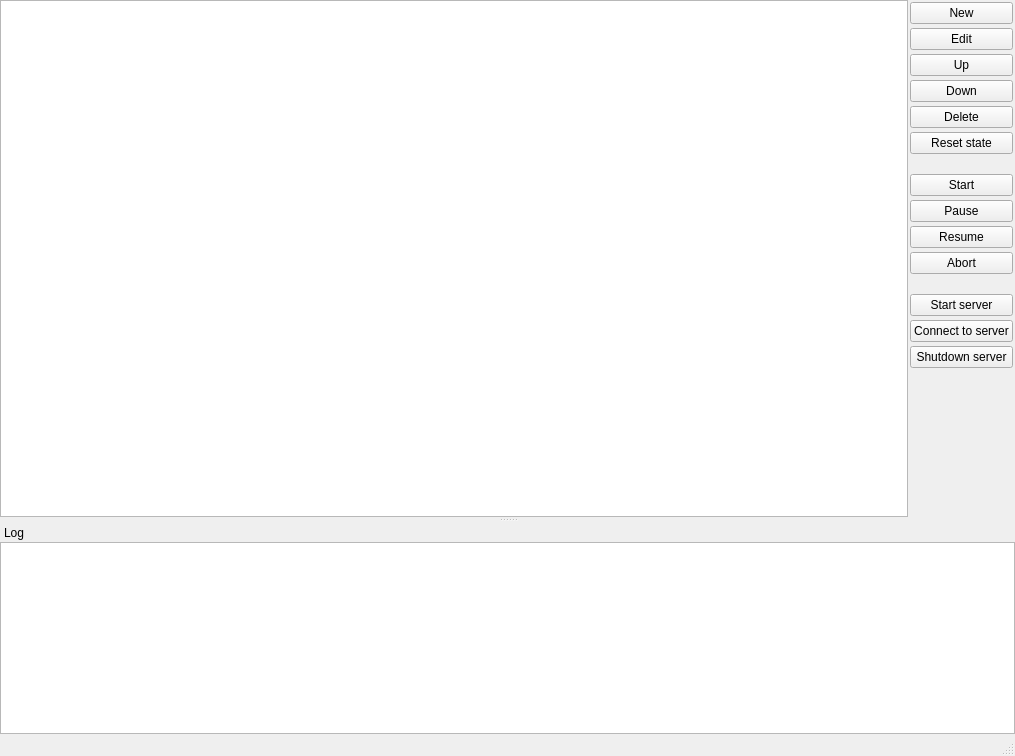
<?xml version="1.0" encoding="UTF-8"?>
<ui version="4.0">
 <class>MainWindow</class>
 <widget class="QMainWindow" name="MainWindow">
  <property name="geometry">
   <rect>
    <x>0</x>
    <y>0</y>
    <width>1015</width>
    <height>756</height>
   </rect>
  </property>
  <property name="windowIcon">
   <iconset resource="../../resources/vsedit-job-server-watcher.qrc">
    <normaloff>:/watcher.ico</normaloff>:/watcher.ico</iconset>
  </property>
  <widget class="QWidget" name="centralWidget">
   <layout class="QHBoxLayout" name="horizontalLayout">
    <property name="spacing">
     <number>2</number>
    </property>
    <property name="leftMargin">
     <number>0</number>
    </property>
    <property name="topMargin">
     <number>0</number>
    </property>
    <property name="rightMargin">
     <number>0</number>
    </property>
    <property name="bottomMargin">
     <number>0</number>
    </property>
    <item>
     <widget class="QTableView" name="jobsTableView">
      <property name="autoScroll">
       <bool>false</bool>
      </property>
      <property name="selectionBehavior">
       <enum>QAbstractItemView::SelectRows</enum>
      </property>
      <property name="verticalScrollMode">
       <enum>QAbstractItemView::ScrollPerPixel</enum>
      </property>
      <property name="horizontalScrollMode">
       <enum>QAbstractItemView::ScrollPerPixel</enum>
      </property>
      <attribute name="horizontalHeaderHighlightSections">
       <bool>false</bool>
      </attribute>
      <attribute name="verticalHeaderVisible">
       <bool>false</bool>
      </attribute>
     </widget>
    </item>
    <item>
     <layout class="QVBoxLayout" name="verticalLayout">
      <property name="spacing">
       <number>4</number>
      </property>
      <property name="leftMargin">
       <number>0</number>
      </property>
      <property name="topMargin">
       <number>2</number>
      </property>
      <property name="rightMargin">
       <number>2</number>
      </property>
      <property name="bottomMargin">
       <number>2</number>
      </property>
      <item>
       <widget class="QPushButton" name="jobNewButton">
        <property name="text">
         <string>New</string>
        </property>
       </widget>
      </item>
      <item>
       <widget class="QPushButton" name="jobEditButton">
        <property name="text">
         <string>Edit</string>
        </property>
       </widget>
      </item>
      <item>
       <widget class="QPushButton" name="jobMoveUpButton">
        <property name="text">
         <string>Up</string>
        </property>
       </widget>
      </item>
      <item>
       <widget class="QPushButton" name="jobMoveDownButton">
        <property name="text">
         <string>Down</string>
        </property>
       </widget>
      </item>
      <item>
       <widget class="QPushButton" name="jobDeleteButton">
        <property name="text">
         <string>Delete</string>
        </property>
       </widget>
      </item>
      <item>
       <widget class="QPushButton" name="jobResetStateButton">
        <property name="text">
         <string>Reset state</string>
        </property>
       </widget>
      </item>
      <item>
       <spacer name="verticalSpacer_2">
        <property name="orientation">
         <enum>Qt::Vertical</enum>
        </property>
        <property name="sizeType">
         <enum>QSizePolicy::Preferred</enum>
        </property>
        <property name="sizeHint" stdset="0">
         <size>
          <width>20</width>
          <height>16</height>
         </size>
        </property>
       </spacer>
      </item>
      <item>
       <widget class="QPushButton" name="startButton">
        <property name="text">
         <string>Start</string>
        </property>
       </widget>
      </item>
      <item>
       <widget class="QPushButton" name="pauseButton">
        <property name="text">
         <string>Pause</string>
        </property>
       </widget>
      </item>
      <item>
       <widget class="QPushButton" name="resumeButton">
        <property name="text">
         <string>Resume</string>
        </property>
       </widget>
      </item>
      <item>
       <widget class="QPushButton" name="abortButton">
        <property name="text">
         <string>Abort</string>
        </property>
       </widget>
      </item>
      <item>
       <spacer name="verticalSpacer_3">
        <property name="orientation">
         <enum>Qt::Vertical</enum>
        </property>
        <property name="sizeType">
         <enum>QSizePolicy::Preferred</enum>
        </property>
        <property name="sizeHint" stdset="0">
         <size>
          <width>20</width>
          <height>16</height>
         </size>
        </property>
       </spacer>
      </item>
      <item>
       <widget class="QPushButton" name="startServerButton">
        <property name="text">
         <string>Start server</string>
        </property>
       </widget>
      </item>
      <item>
       <widget class="QPushButton" name="connectToServerButton">
        <property name="text">
         <string>Connect to server</string>
        </property>
       </widget>
      </item>
      <item>
       <widget class="QPushButton" name="shutdownServerButton">
        <property name="text">
         <string>Shutdown server</string>
        </property>
       </widget>
      </item>
      <item>
       <spacer name="verticalSpacer">
        <property name="orientation">
         <enum>Qt::Vertical</enum>
        </property>
        <property name="sizeHint" stdset="0">
         <size>
          <width>20</width>
          <height>40</height>
         </size>
        </property>
       </spacer>
      </item>
     </layout>
    </item>
   </layout>
  </widget>
  <widget class="QMenuBar" name="menuBar">
   <property name="geometry">
    <rect>
     <x>0</x>
     <y>0</y>
     <width>1015</width>
     <height>21</height>
    </rect>
   </property>
  </widget>
  <widget class="QStatusBar" name="statusBar"/>
  <widget class="QDockWidget" name="dockWidget">
   <property name="features">
    <set>QDockWidget::NoDockWidgetFeatures</set>
   </property>
   <property name="allowedAreas">
    <set>Qt::BottomDockWidgetArea</set>
   </property>
   <property name="windowTitle">
    <string>Log</string>
   </property>
   <attribute name="dockWidgetArea">
    <number>8</number>
   </attribute>
   <widget class="QWidget" name="dockWidgetContents">
    <layout class="QGridLayout" name="gridLayout">
     <property name="leftMargin">
      <number>0</number>
     </property>
     <property name="topMargin">
      <number>0</number>
     </property>
     <property name="rightMargin">
      <number>0</number>
     </property>
     <property name="bottomMargin">
      <number>0</number>
     </property>
     <property name="spacing">
      <number>0</number>
     </property>
     <item row="0" column="0">
      <widget class="VSEditorLog" name="logView">
       <property name="textInteractionFlags">
        <set>Qt::LinksAccessibleByKeyboard|Qt::LinksAccessibleByMouse|Qt::TextBrowserInteraction|Qt::TextSelectableByKeyboard|Qt::TextSelectableByMouse</set>
       </property>
      </widget>
     </item>
    </layout>
   </widget>
  </widget>
 </widget>
 <customwidgets>
  <customwidget>
   <class>VSEditorLog</class>
   <extends>QTextEdit</extends>
   <header>../../common-src/log/vs_editor_log.h</header>
  </customwidget>
 </customwidgets>
 <resources>
  <include location="../../resources/vsedit-job-server-watcher.qrc"/>
 </resources>
 <connections/>
</ui>
